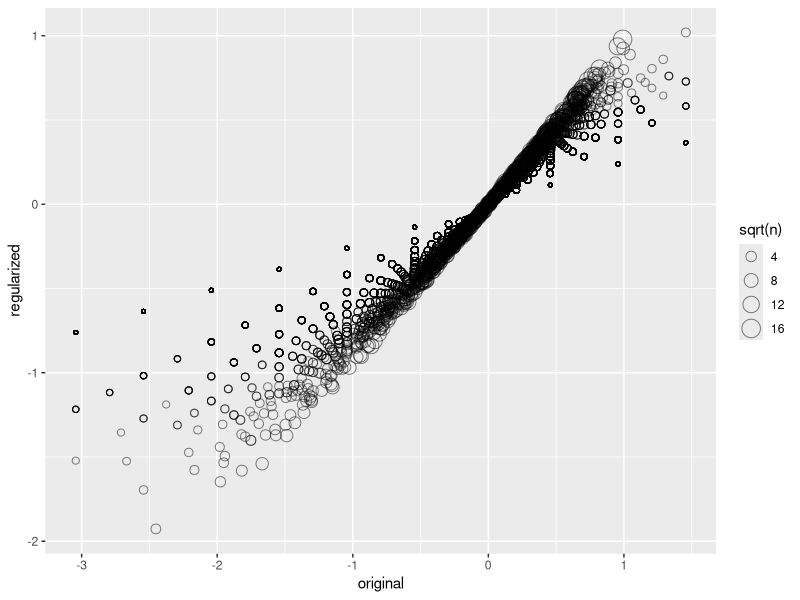

Here is the R script that generated this plot: (Note: this script raises an error after producing the figure.)
library(dslabs)
library(tidyverse)
library(caret)
data("movielens")
set.seed(755)
test_index <- createDataPartition(y = movielens$rating, times = 1,
                                  p = 0.2, list = FALSE)

train_set <- movielens[-test_index,]
test_set <- movielens[test_index,]
test_set <- test_set %>%
    semi_join(train_set, by = "movieId") %>%
    semi_join(train_set, by = "userId")
RMSE <- function(true_ratings, predicted_ratings){
  sqrt(mean((true_ratings - predicted_ratings)^2))
}
mu_hat <- mean(train_set$rating)
naive_rmse <- RMSE(test_set$rating, mu_hat)
rmse_results <- data_frame(method = "Just the average", RMSE = naive_rmse)
mu <- mean(train_set$rating)
movie_avgs <- train_set %>%
      group_by(movieId) %>%
      summarize(b_i = mean(rating - mu))
predicted_ratings <- mu + test_set %>%
      left_join(movie_avgs, by = "movieId") %>%
      .$b_i
model_1_rmse <- RMSE(predicted_ratings, test_set$rating)
rmse_results <- bind_rows(rmse_results, 
                          data_frame(method = "Movie Effect Model",
                                     RMSE = model_1_rmse))

user_avgs <- test_set %>%
      left_join(movie_avgs, by = 'movieId') %>% 
      group_by(userId) %>%
      summarize(b_u = mean(rating - mu - b_i))
predicted_ratings <- test_set %>% 
      left_join(movie_avgs, by = 'movieId') %>%
      left_join(user_avgs, by = 'userId') %>%
      mutate(pred = mu + b_i + b_u) %>%
      .$pred 
model_2_rmse <- RMSE(predicted_ratings, test_set$rating)
rmse_results <- bind_rows(rmse_results, 
                          data_frame(method = "Movie + User Effects Model",
                                     RMSE = model_2_rmse))

test_set %>%
      left_join(movie_avgs, by = 'movieId') %>% 
      mutate(residual = rating - (mu + b_i)) %>%
      arrange(desc(abs(residual))) %>%
      select(title, residual) %>% slice(1:10) %>% knitr::kable()

movie_titles <- movielens %>%
  select(movieId, title) %>%
  distinct()

movie_avgs %>% left_join(movie_titles, by = "movieId") %>%
  arrange(desc(b_i)) %>%
  select(title, b_i) %>%
  slice(1:10) %>%
  knitr::kable()

movie_avgs %>% left_join(movie_titles, by="movieId") %>%
  arrange(b_i) %>%
  select(title, b_i) %>%
  slice(1:10) %>%
  knitr::kable()

train_set %>% dplyr::count(movieId) %>%
  left_join(movie_avgs) %>%
  left_join(movie_titles, by = "movieId") %>%
  arrange(desc(b_i)) %>%
  select(title, b_i, n) %>%
  slice(1:10) %>%
  knitr::kable()

train_set %>% dplyr::count(movieId) %>%
  left_join(movie_avgs) %>%
  left_join(movie_titles, by = "movieId") %>%
  arrange(b_i) %>% 
  select(title, b_i, n) %>%
  slice(1:10) %>%
  knitr::kable()
lambda <- 3
mu <- mean(train_set$rating)
movie_reg_avgs <- train_set %>%
  group_by(movieId) %>%
  summarize(b_i = sum(rating - mu)/(n() + lambda), n_i = n())

data_frame(original = movie_avgs$b_i,
           regularized = movie_reg_avgs$b_i, 
           n = movie_reg_avgs$n_i) %>%
  ggplot(aes(original, regularized, size = sqrt(n))) +
  geom_point(shape = 1, alpha = 0.5)

train_set %>%
  dplyr::count(movieId) %>%
  left_join(movie_reg_avgs) %>%
  left_join(movie_titles, by = "movieId") %>%
  arrange(desc(b_i)) %>% 
  select(title, b_i, n) %>%
  slice(1:10) %>%
  knitr::kable()

train_set %>%
  dplyr::count(movieId) %>%
  left_join(movie_reg_avgs) %>%
  left_join(movie_titles, by = "movieId") %>%
  arrange(b_i) %>%
  select(title, b_i, n) %>%
  slice(1:10) %>%
  knitr::kable()

predicted_ratings <- test_set %>%
  left_join(movie_reg_avgs, by = "movieId") %>%
  mutate(pred = mu + b_i) %>%
  .$pred 

model_3_rmse <- RMSE(predicted_ratings, test_set$rating)
rmse_results <- bind_rows(rmse_results, 
                          data_frame(method = "Regularized Movie Effect Model",
                                     RMSE = model_3_rmse))

rmse_results %>% knitr::kable()

lambdas <- seq(0, 10, 0.25)
mu <- mean(train_set$rating)
just_the_sum <- train_set %>%
  group_by(movieId) %>%
  summarize(s = sum(rating - mu), n_i = n())
rmses <- sapply(lambdas, function(l){
  predicted_ratings <- test_set %>%
    left_join(just_the_sum, by = 'movieId') %>%
    mutate(b_i = s/(n_i + l)) %>%
    mutate(pred = mu + b_i) %>%
    .$pred 
  return(RMSE(predicted_ratings, test_set$rating))
})
qplot(lambdas, rmse)
lambdas[which.min(rmses)]

lambdas <- seq(0, 10, 0.25)
rmses <- sapply(lambdas, function(){
  mu_mean(train_set$rating)
  b_i <- train_set %>%
    group_by(movieId) %>%
    summarize(b_i = sum(rating - mu)/(n() + l))
  b_u <- train_set %>%
    left_join(b_i, by = "movieId") %>%
    group_by(userId) %>%
    summarize(b_u = sum(rating - b_i - mu)/(n() + l))
  predicted_ratings <- 
    test_set %>%
    left_join(b_i, by = "movieId") %>%
    left_join(b_u, by = "userId") %>%
    mutate(pred = mu + b_i + b_u) %>%
    .$pred
  return(RMSE(predicted_ratings, test_set$rating))
})

qplot(lambdas, rmses)

lambda <- lambdas[which.min(rmses)]
lambda
rmse_results <- bind_rows(rmse_results, 
                          data_frame(method = "Regularized Movie + User Effect Model",
                                     RMSE = min(rmses)))

rmse_results %>% knitr::kable()
